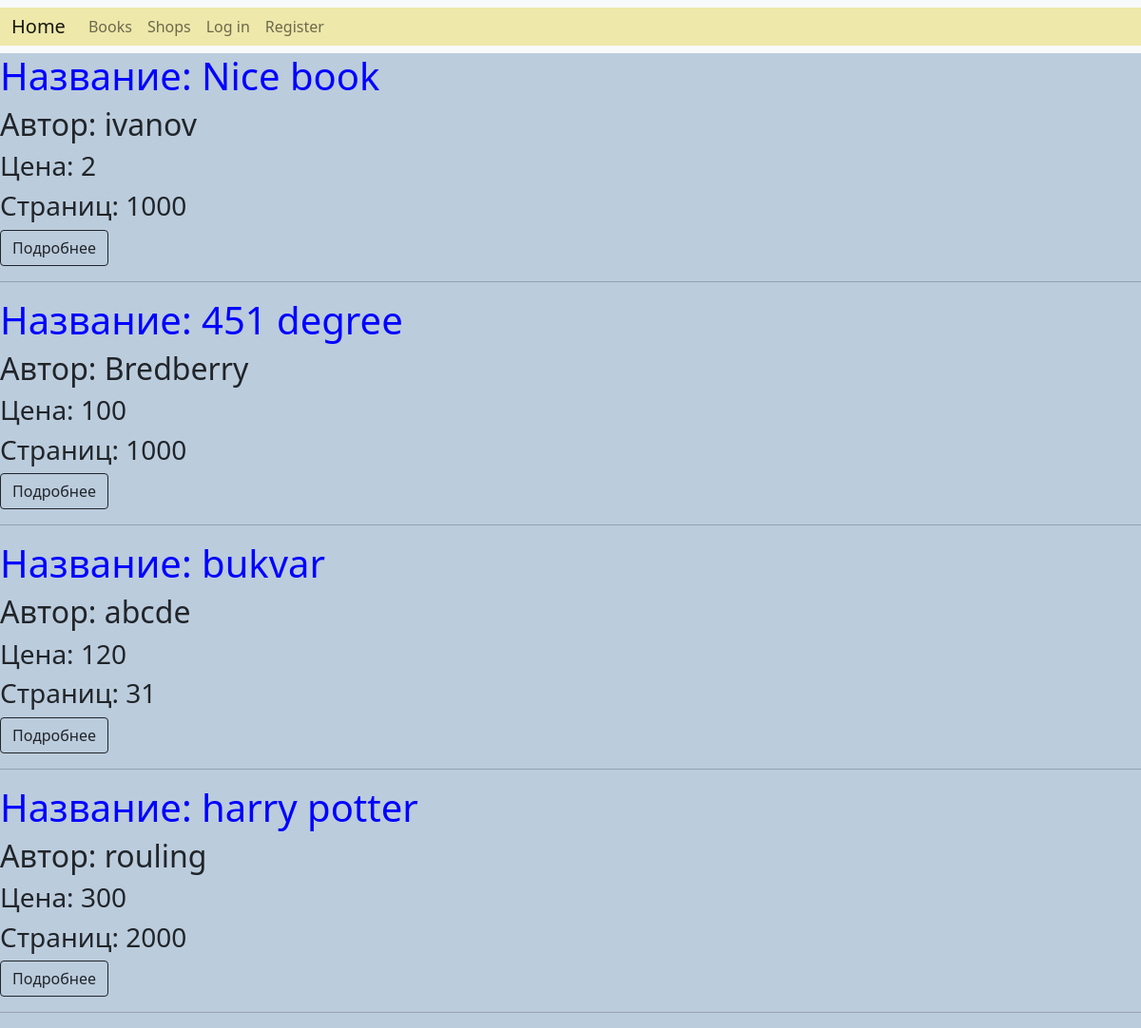
The page /books/ on the database as committed earlier.
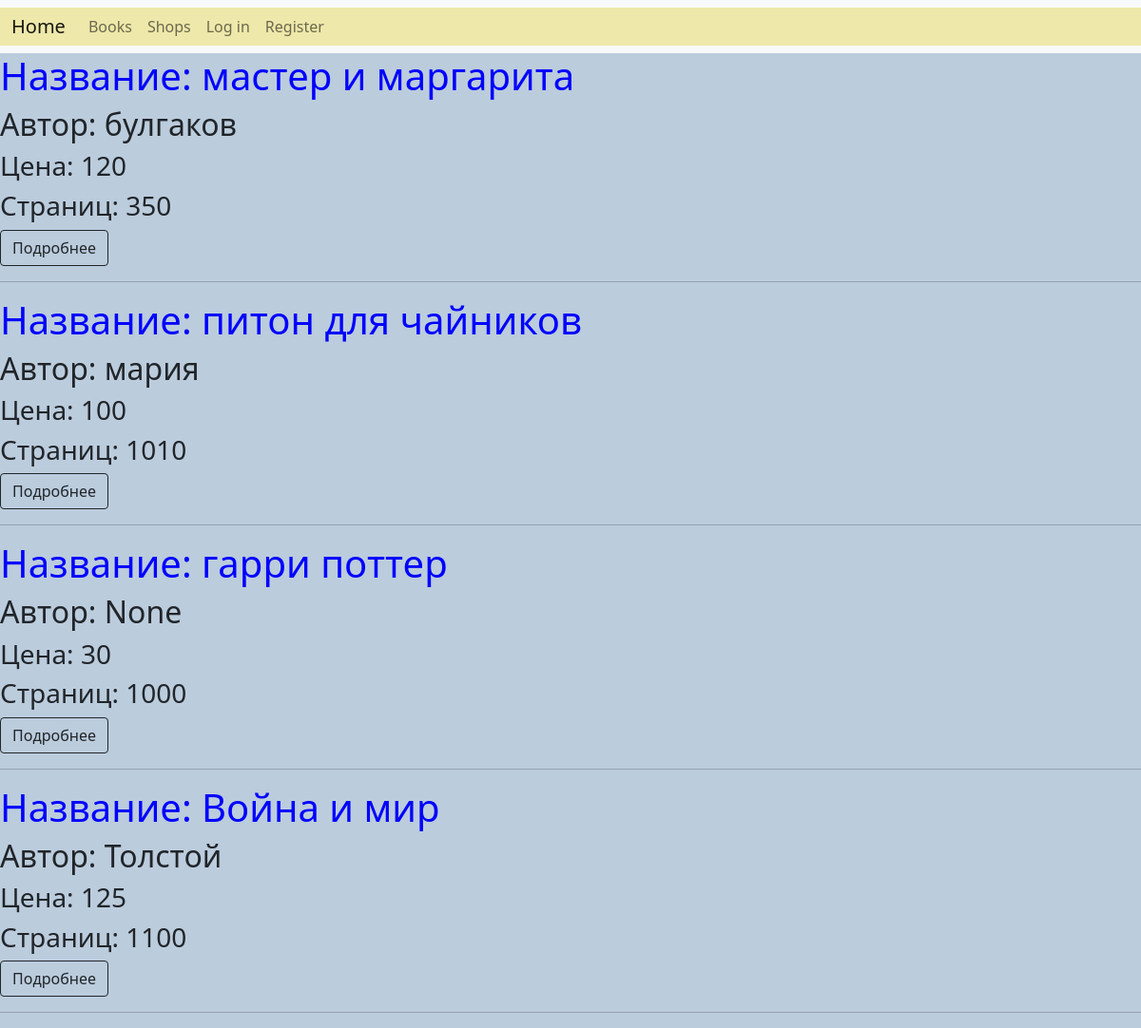
The same page on the database as committed later.
### books/models.py (models this page shows, shortened)
class Book(models.Model):
    name = models.CharField(max_length=255)
    author = models.CharField(max_length=255, null=True, blank=True)
    price = models.IntegerField()
    pages = models.IntegerField(default=1000)

### books/views.py (the view)
# urls.py: path("books/", views.books, name="books"),
def books(request):
    books = models.Book.objects.all()
    context = {"books": books}
    return render(request, "books.html", context)

### books/templates/books.html (shortened to what this page needs)
{% extends "base.html" %}
{% block content %}
{% for book in books %}
    <h1>Название: {{ book.name }}</h1>
    <h2>Автор: {{ book.author }}</h2>
    <h3>Цена: {{ book.price }}</h3>
    <h3>Страниц: {{ book.pages }}</h3>
    <a class="btn btn-outline-dark" href="{% url 'book' book_id=book.pk %}">Подробнее</a>
    <hr/>
{% endfor %}
{% endblock %}

### books/templates/base.html (shortened to what this page needs)
{% load static %}
<!DOCTYPE html>
<html lang="en">
<head>
    <link href="https://cdn.jsdelivr.net/npm/bootstrap@5.1.3/dist/css/bootstrap.min.css" rel="stylesheet">
    <link rel="stylesheet" type="text/css" href="{% static 'styles.css' %}">
</head>
<body>
<nav class="navbar navbar-expand-lg navbar-light bg-light">
    <div class="container-fluid">
        <a class="navbar-brand" href="{% url 'home' %}">Home</a>
        <div class="collapse navbar-collapse" id="navbarNavAltMarkup">
            <div class="navbar-nav">
                <a class="nav-link" href="{% url 'books' %}">Books</a>
            </div>
            <div class="navbar-nav">
                <a class="nav-link" href="{% url 'shops' %}">Shops</a>
            </div>
            {% if not user.is_authenticated %}
                <div class="navbar-nav">
                    <a class="nav-link" href="{% url 'login' %}">Log in</a>
                </div>
                <div class="navbar-nav">
                    <a class="nav-link" href="{% url 'register' %}">Register</a>
                </div>
            {% endif %}
        </div>
    </div>
</nav>
{% block content %}
{% endblock %}
</body>
</html>

### books/static/styles.css (style rules this page uses)
h1 { color: blue; }
body { background-color: #bbccdd; }
.container-fluid { background-color: palegoldenrod; }

Rows that differ between the two databases and show on the page:
removed Book: name "Nice book", author "ivanov", price "2", pages "1000"
removed Book: name "harry potter", author "rouling", price "300", pages "2000"
added Book: name "мастер и маргарита", author "булгаков", price "120", pages "350"
changed Book: name "451 degree" → "питон для чайников"; author "Bredberry" → "мария"; pages "1000" → "1010"
changed Book: name "bukvar" → "гарри поттер"; author "abcde" → "None"; price "120" → "30"; pages "31" → "1000"
added Book: name "Война и мир", author "Толстой", price "125", pages "1100"
